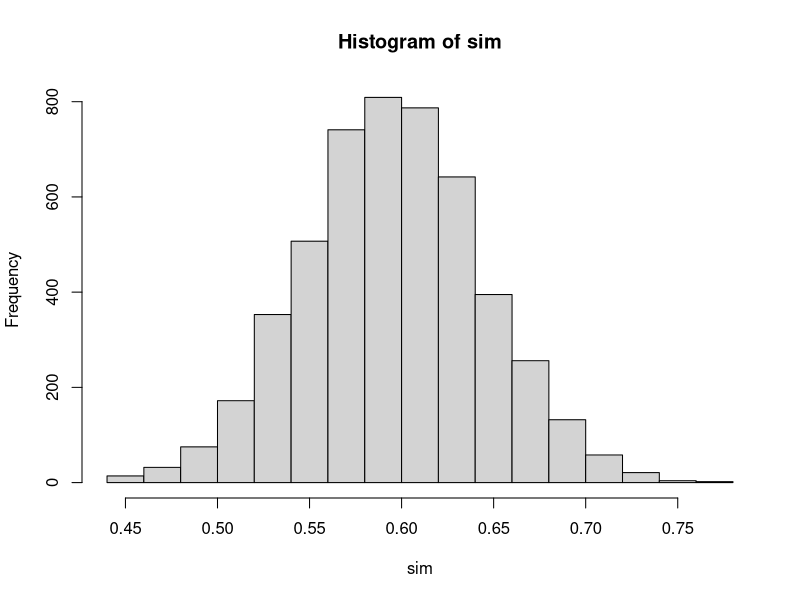
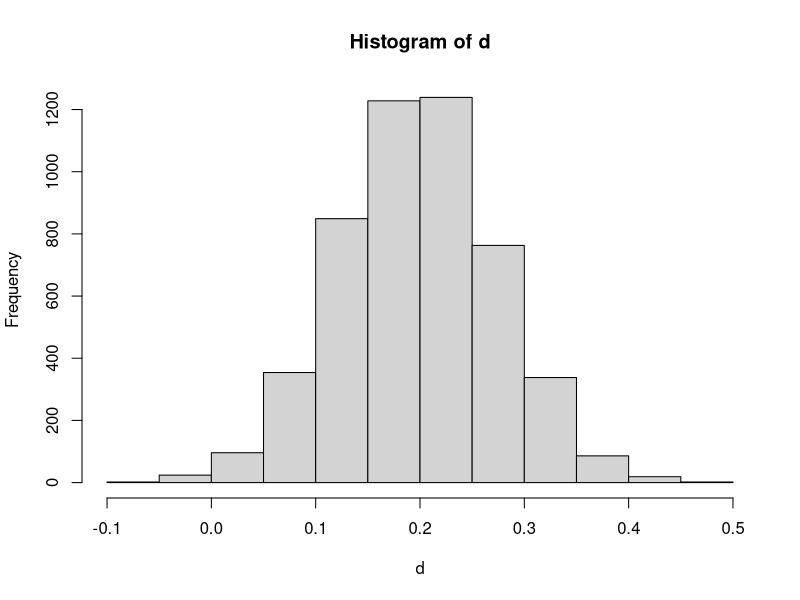

Write the R code that produced these figures, in order.
## ---- chunk 1
x <- 72
n <-120
phat <- x/n
phat
## ---- chunk 2
se <- sqrt(phat * (1 - phat) / n)
zcrit <- qnorm(0.975)
phat + c(-1, 1) * zcrit * se
## ---- chunk 3
set.seed(5428)
sim <- replicate(5000, mean(rbinom(100,1,.60)))
hist(sim)
## ---- chunk 4
x1<-48
n1<-80
x2<-36
n2<-90
p1<-x1/n1
p2<-x2/n2
p1-p2
## ---- chunk 5
set.seed(5428)
d <- replicate(5000,{
mean(rbinom(80,1,.6))-
mean(rbinom(90,1,.4))
})
hist(d)
## ---- chunk 6
obs<-c(32,28,40)
exp<-c(100/3,100/3,100/3)
sum((obs-exp)^2/exp)
## ---- chunk 7
M <- matrix(c(35,15,25,25),2,2)
chisq.test(M)
## ---- chunk 8
# placeholder for homogeneity example
## ---- chunk 9
# placeholder for integrated research study analysis
